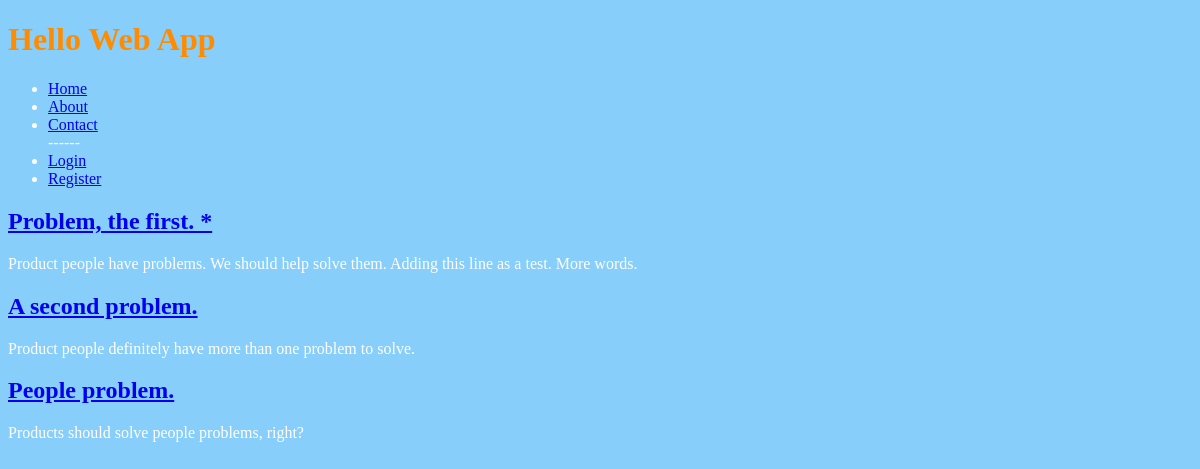
Before: / with the older database file.
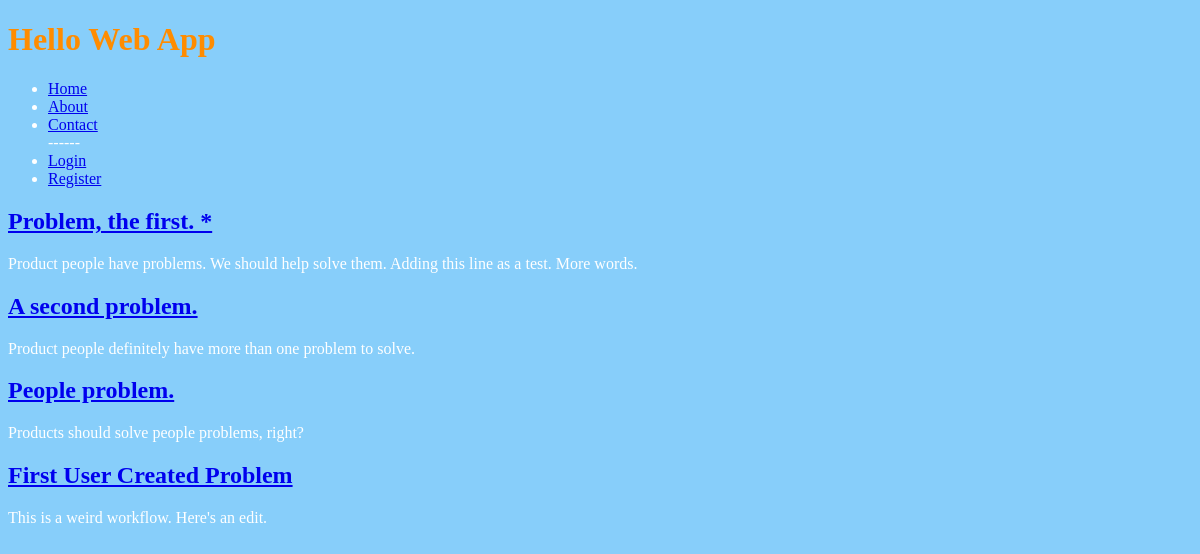
After: the same page with the newer database file.
### collection/models.py (models this page shows)
class Problem(models.Model):
	name = models.CharField(max_length=255)
	description = models.TextField()
	slug = models.SlugField(unique=True)
	user = models.OneToOneField(User, blank=True, null=True)

### collection/views.py (the view)
# urls.py: url(r'^$', views.index, name='home'),
def index(request):
	problems = Problem.objects.all()
	return render(request, 'index.html', {
		'problems': problems,
		})

### collection/templates/index.html (shortened to what this page needs)
{% extends 'base.html' %}
{% block content %}
		{% for problem in problems %}
		<h2>
		<a href="{% url 'problem_detail' slug=problem.slug %}">
			{{ problem.name }}
		</a>
		</h2>
		<p>{{ problem.description }}</p>
		{% endfor %}
{% endblock content %}

Changed rows visible on the page:
added Problem: name "First User Created Problem", description "This is a weird workflow. Here's an edit."
